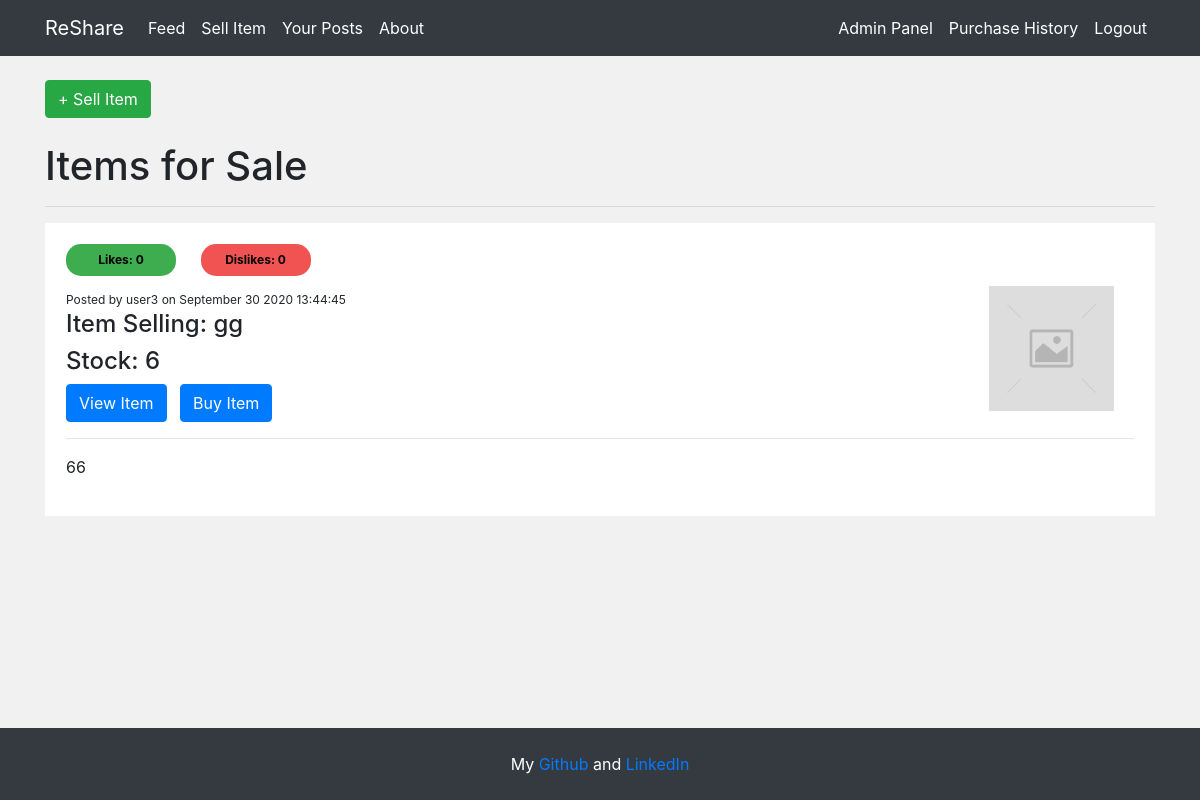
Screenshot of /home (signed in) with the database file from the repository.
### app/models.py (models this page shows, shortened)
class PostData(db.Model):
    id = db.Column(db.Integer, primary_key=True)
    item = db.Column(db.String(20), nullable=False) # TODO
    stock = db.Column(db.Integer, nullable=False)
    content = db.Column(db.Text, nullable=False)
    author = db.Column(db.String(20), nullable=False, default='Unknown')
    date = db.Column(db.DateTime, nullable=False, default=datetime.now)
    likes = db.Column(db.Integer, nullable=False, default=0)
    dislikes = db.Column(db.Integer, nullable=False, default=0)
    img = db.Column(db.String(20), nullable=False, default='placeholder.jpg')

### app/routes.py (the view)
@app.route('/home')
@login_required
def home():
    feed_posts = PostData.query.filter(PostData.author != current_user.username).order_by(PostData.likes.desc()).all()
    return render_template("home.html", feed=feed_posts)

### app/models.py (called while the page is built)
@login_manager.user_loader
def load_user(user_id):
    return UserData.query.get(int(user_id))

### app/templates/home.html (shortened to what this page needs)
{% extends 'base.html' %}
{% block body %}
  <a class="btn btn-success" href="{{url_for('sell')}}">+ Sell Item</a>
  <br />
  <br />
  <h1>Items for Sale</h1>
  <hr />
  {% if feed %}
    {% for post in feed %}
      <div id="{{post.id}}" class="post-container">
        {% if current_user.is_authenticated %}
        <div class="like-bar">
        {% else %}
        <div class="like-bar-view">
        {% endif %}
          <button class="upvote">Likes: {{post.likes}}</button>
          <button class="devote">Dislikes: {{post.dislikes}}</button>
        </div>
        <div>
          <img class="post-img float-right" src="{{url_for('static', filename='images/' + post.img)}}" />
        </div>
        <div id="{{post.id}}">
          <small>Posted by {{post.author}} on </small>
          <small class="publish-date">{{post.date}}</small>
          <h4>Item Selling: {{post.item}}</h4>
          <h4>Stock: {{post.stock}}</h4>
          <a class="btn btn-primary" href="{{url_for('display_post', id=post.id)}}">
            View Item
          </a>
          {% if post.stock == 0 %}
            <i>Sold out!</i>
          {% else %}
            {% if current_user.is_authenticated and post.author != current_user.username %}
              <a class="btn btn-primary" href="{{url_for('buy', id=post.id)}}">
                Buy Item
              </a>
            {% elif not current_user.is_authenticated%}
              <a class="btn btn-primary" href="{{url_for('register')}}">
                Sign up to buy item
              </a>
            {% endif %}
          {% endif %}
          <hr />
          <p style="white-space: pre-wrap">{{post.content}}</p>
        </div>
      </div>
      <br/>
    {% endfor %}
  {% else %}
    <i> No items for sale</i>
    <br />
  {% endif %}
{% endblock %}

### app/static/main.css (style rules this page uses)
.upvote, .devote { padding: 7px; margin-right: 20px; margin-bottom: 10px; border-radius: 15px; width: 110px; font-size: 12px; font-weight: bold; border: none; }
.upvote { background-color: #3dad4f; }
.devote { background-color: #f15353; }
small { font-size: 12px; }
.post-container { padding: 20px; border: 1px solid white; background-color: white; }
.post-img { height: 125px; width: 125px; margin-right: 20px; margin-bottom: 16px; }

### rows the page displays
PostData: likes "0", dislikes "0", img (placeholder picture), author "user3", item "gg", stock "6", content "66"
